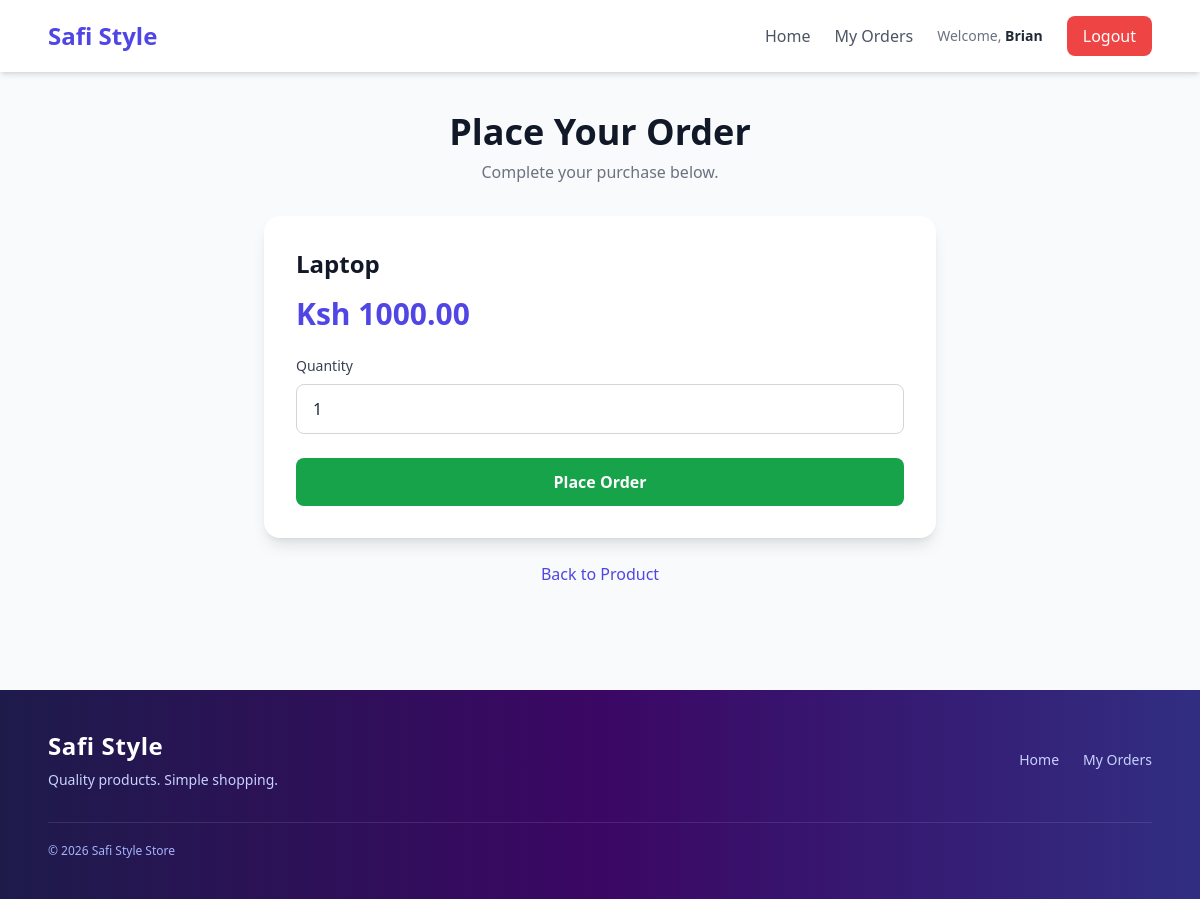
Page /order/create/1/ (signed in) on the earlier database version.
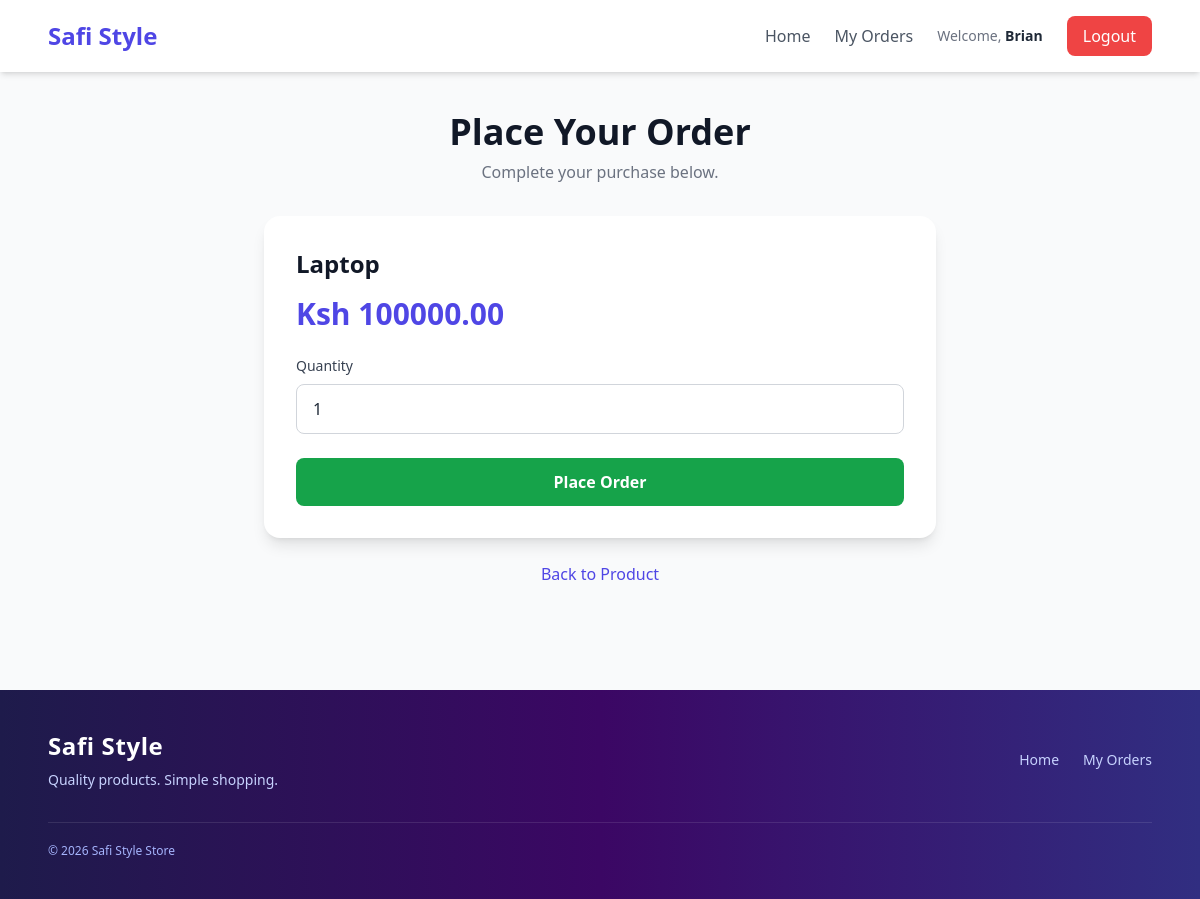
Same page on the later database version.
### myapp/models.py (models this page shows, shortened)
class Product(models.Model):
    category = models.ForeignKey(
        Category,
        on_delete=models.CASCADE
    )
    name = models.CharField(max_length=200)
    price = models.DecimalField(
        max_digits=10,
        decimal_places=2
    )
    image = models.ImageField(
        upload_to='products/',
        blank=True,
        null=True
    )

### myapp/views.py (the view, shortened to what this page needs)
@login_required
def create_order(request, pk):
    product = get_object_or_404(Product, pk=pk)
    return render(
        request,
        "create_order.html",
        {"product": product}
    )

### myapp/templates/create_order.html (shortened to what this page needs)
{% extends 'base.html' %}
{% block content %}
<div class="max-w-2xl mx-auto">
    <div class="text-center mb-8">
        <h1 class="text-4xl font-bold text-gray-900">
            Place Your Order
        </h1>
        <p class="text-gray-500 mt-2">
            Complete your purchase below.
        </p>
    </div>
    <div class="bg-white shadow-lg rounded-2xl overflow-hidden">
        <div class="p-8">
            <h2 class="text-2xl font-bold text-gray-900 mb-4">
                {{ product.name }}
            </h2>
            <p class="text-3xl font-bold text-indigo-600 mb-6">
                Ksh {{ product.price }}
            </p>
            <form method="POST" class="space-y-6">
                <div>
                    <label
                        for="quantity"
                        class="block text-sm font-medium text-gray-700 mb-2"
                    >
                        Quantity
                    </label>
                    <input
                        type="number"
                        id="quantity"
                        name="quantity"
                        min="1"
                        value="1"
                        required
                        class="w-full border border-gray-300 rounded-lg px-4 py-3 focus:outline-none focus:ring-2 focus:ring-indigo-500"
                    >
                </div>
                <button
                    type="submit"
                    class="w-full bg-green-600 text-white py-3 rounded-lg font-semibold hover:bg-green-700 transition duration-300"
                >
                    Place Order
                </button>
            </form>
        </div>
    </div>
    <div class="mt-6 text-center">
        <a href="{% url 'product_detail' product.id %}"
           class="text-indigo-600 hover:text-indigo-800 font-medium">
            Back to Product
        </a>
    </div>
</div>
{% endblock %}

Differences in the rows shown:
changed Product "Laptop": price "1000.00" → "100000.00"
